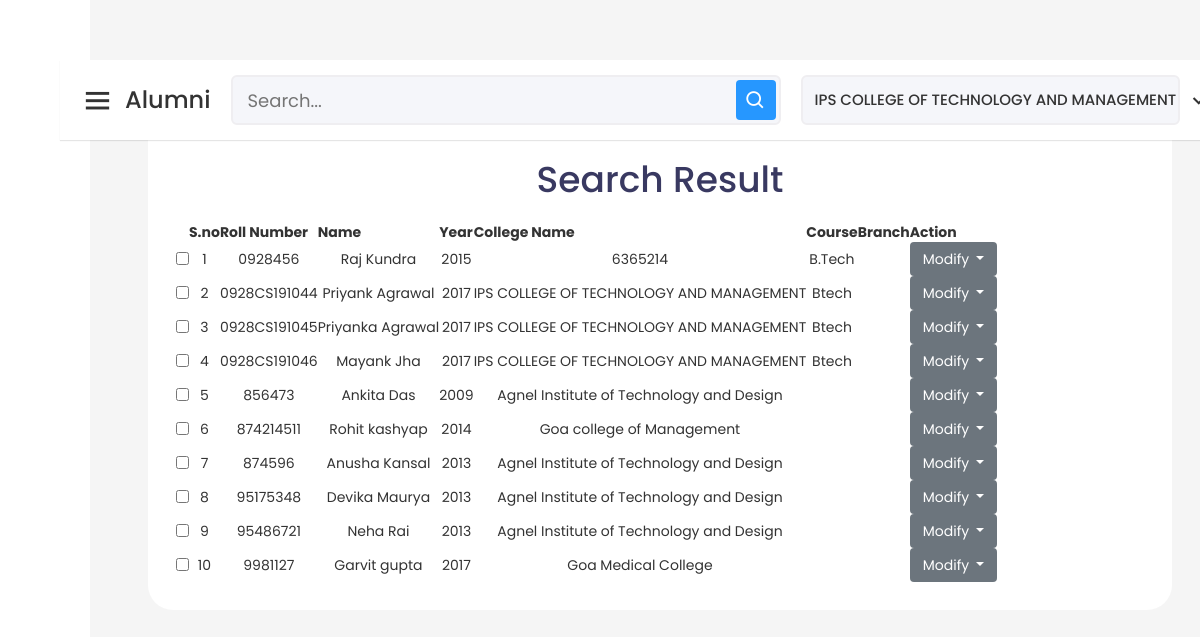
The app's page /CollegePanel/SearchAlumni.php (signed in) with its own data.
### tables this page shows
CREATE TABLE `col_alumni` (
  `rno` varchar(50) NOT NULL,
  `name` varchar(75) NOT NULL,
  `email` varchar(255) NOT NULL,
  `year` varchar(10) NOT NULL,
  `col_name` varchar(75) NOT NULL,
  `course` varchar(255) NOT NULL
);

### CollegePanel/SearchAlumni.php (the view, shortened to what this page needs)
<?php
require "../dbcon.php";
?>
<!DOCTYPE html>
<html lang="en" dir="ltr">
<head>
    <link rel="stylesheet" href="s.css">
    <link href='https://unpkg.com/boxicons@2.0.7/css/boxicons.min.css' rel='stylesheet'>
    <link rel="stylesheet" href="https://maxcdn.bootstrapcdn.com/bootstrap/4.4.1/css/bootstrap.min.css">
    <link rel="stylesheet" href="style.css">
    <link rel="stylesheet" href="https://cdn.jsdelivr.net/npm/bootstrap-icons@1.3.0/font/bootstrap-icons.css">
    <link rel="stylesheet" href="register.css">
    <link rel="stylesheet" href="https://cdnjs.cloudflare.com/ajax/libs/font-awesome/5.15.3/css/all.min.css"
 />
    <link rel="stylesheet" href="https://maxcdn.bootstrapcdn.com/bootstrap/3.3.5/css/bootstrap.min.css">
    <link rel="stylesheet" href="https://cdnjs.cloudflare.com/ajax/libs/bootstrap-table/1.10.0/bootstrap-table.min.css">
    <link rel="stylesheet"
        href="https://rawgit.com/vitalets/x-editable/master/dist/bootstrap3-editable/css/bootstrap-editable.css">
</head>
<body>
    <?php include "sidebar.php"?>
    <div class="mainadd">
        <div class="container text-center" style="margin-top:-30px;">
            <h1>Search Result</h1>
            <table id="table" data-toggle="table" data-search="true" data-filter-control="true" data-show-export="true"
                data-click-to-select="true" data-toolbar="#toolbar" data-show-pagination-switch="true"
                data-pagination="true" data-show-columns="true" data-show-columns-toggle-all="true"
                data-detail-view="true" data-escape="false">
                <thead>
                    <tr>
                        <th data-field="state" data-checkbox="true"></th>
                        <th data-field="S.no" data-filter-control="input" data-sortable="true">S.no</th>
                        <th data-field="Roll Number" data-filter-control="input" data-sortable="true">Roll Number</th>
                        <th data-field="Name" data-filter-control="input" data-sortable="true">Name</th>
                        <th data-field="Year" data-filter-control="input" data-sortable="true">Year</th>
                        <th data-field="College Name" data-filter-control="input" data-sortable="true">College Name</th>
                        <th data-field="Course" data-filter-control="input" data-sortable="true">Course</th>
                        <th data-field="Branch" data-filter-control="input" data-sortable="true">Branch</th>
                        <th data-field="Action" data-filter-control="false" data-sortable="false">Action</th>
                    </tr>
                </thead>
                <tbody>
                    <?php
              $i=1;
              $query = "select * from col_alumni";
              $result = mysqli_query($db,$query);
              while( $row = mysqli_fetch_array($result))
              {
                ?>
                    <tr>
                        <td class="bs-checkbox "><input data-index="0" name="btSelectItem" type="checkbox"></td>
                        <td><?php echo $i++; ?></td>
                        <td><?php echo $row['rno']; ?></td>
                        <td><?php echo $row['name']; ?></td>
                        <td><?php echo $row['year']; ?></td>
                        <td><?php echo $row['col_name']; ?></td>
                        <td><?php echo $row['course']; ?></td>
                        <td><?php echo $row['branch']; ?></td>
                        <td>
                            <div class="dropdown">
                                <button class="btn btn-secondary dropdown-toggle" type="button" id="dropdownMenuButton"
                                    data-toggle="dropdown" aria-haspopup="true" aria-expanded="false">
                                    Modify
                                </button>
                            </div>
                        </td>
                    </tr>
                    <?php
              }
              ?>
                </tbody>
            </table>
        </div>
    </div>
    </section>
</body>
</html>

### CollegePanel/s.css (style rules this page uses)
* { margin: 0; padding: 0; box-sizing: border-box; font-family: 'Poppins', sans-serif; }

### user_panel/css/style.css (style rules this page uses)
body { font-family: "Open Sans", sans-serif; color: #444444; }
h1, h2, h3, h4, h5, h6 { font-family: "Krub", sans-serif; }

### register.css (style rules this page uses)
* { margin: 0; padding: 0; outline: none; font-family: "Poppins", sans-serif; }
:root { --primary: rgb(46, 73, 161); --secondary: #333; --errorColor: red; --stepNumber: 6; --containerWidth: 600px; --bgColor: #333; --inputBorderColor: lightgray; }
body { display: flex; align-items: center; justify-content: center; min-height: 100vh; overflow-x: hidden; background: #bed2f1; }
.container { width: var(--containerWidth); background: #fff; text-align: center; border-radius: 25px; padding: 50px 35px 10px 35px; margin: 90px 0 90px 0; }

### CollegePanel/SearchAlumni.php (style rules this page uses)
.mainadd { overflow-y: hidden; padding-top: 70px; }
h1 { color: rgb(57, 57, 97); padding: 12px; text-align: center; }
.container { width: 1024px; padding: 2em; }

### records on screen
col_alumni: rno "0928456", name "Raj Kundra", year "2015", col_name "6365214", course "B.Tech"
col_alumni: rno "0928CS191044", name "Priyank Agrawal", year "2017", col_name "IPS COLLEGE OF TECHNOLOGY AND MANAGEMENT", course "Btech"
col_alumni: rno "0928CS191045", name "Priyanka Agrawal", year "2017", col_name "IPS COLLEGE OF TECHNOLOGY AND MANAGEMENT", course "Btech"
col_alumni: rno "0928CS191046", name "Mayank Jha", year "2017", col_name "IPS COLLEGE OF TECHNOLOGY AND MANAGEMENT", course "Btech"
col_alumni: rno "856473", name "Ankita Das", year "2009", col_name "Agnel Institute of Technology and Design"
col_alumni: rno "874214511", name "Rohit kashyap", year "2014", col_name "Goa college of Management"
col_alumni: rno "874596", name "Anusha Kansal", year "2013", col_name "Agnel Institute of Technology and Design"
col_alumni: rno "95175348", name "Devika Maurya", year "2013", col_name "Agnel Institute of Technology and Design"
col_alumni: rno "95486721", name "Neha Rai", year "2013", col_name "Agnel Institute of Technology and Design"
col_alumni: rno "9981127", name "Garvit gupta", year "2017", col_name "Goa Medical College"

### other values on screen
$_SESSION['college'] "IPS COLLEGE OF TECHNOLOGY AND MANAGEMENT"
